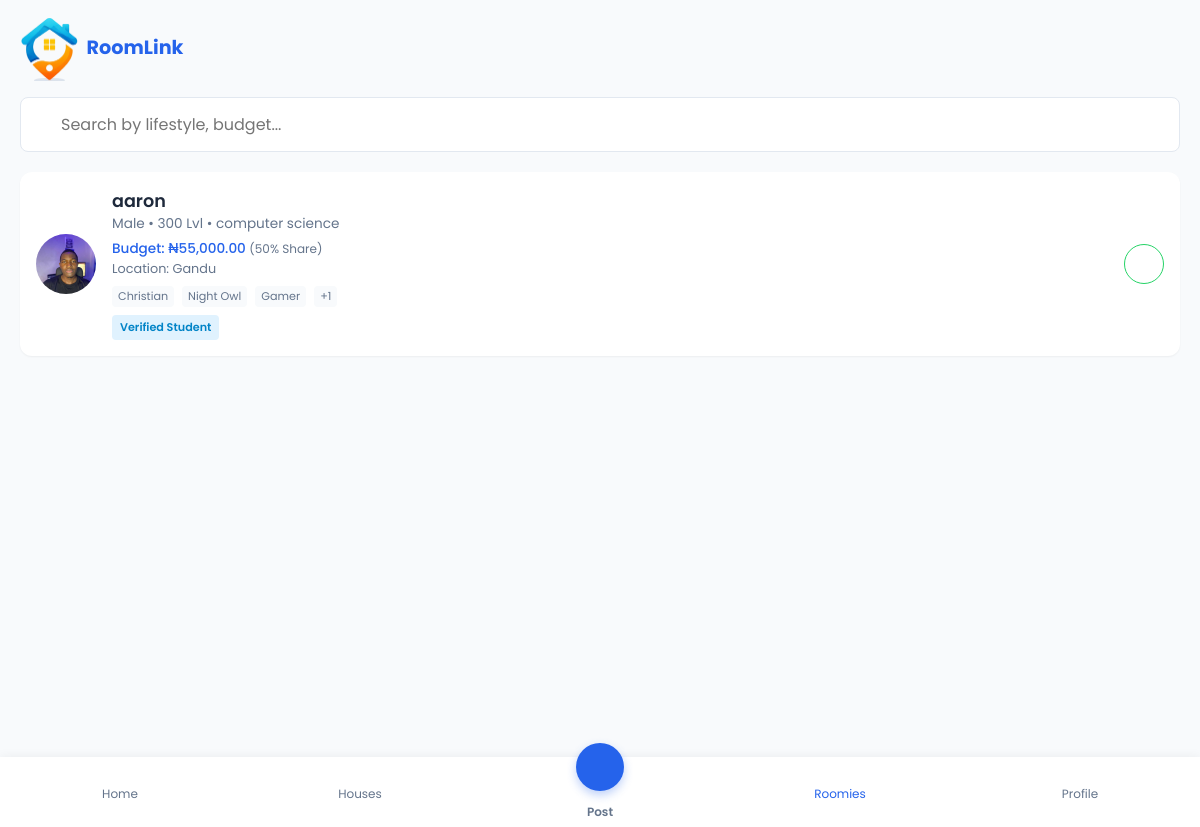
/roommates/ (signed in), run on the app's committed database.
### core/models.py (models this page shows, shortened)
class Listing(models.Model):
    LISTING_TYPE_CHOICES = [
        ('house', 'House'),
        ('roommate', 'Roommate'),
    ]
    title = models.CharField(max_length=255)
    description = models.TextField()
    rent = models.DecimalField(max_digits=10, decimal_places=2)
    location = models.CharField(max_length=255)
    listing_type = models.CharField(max_length=20, choices=LISTING_TYPE_CHOICES)
    GENDER_CHOICES = [('male', 'Male'), ('female', 'Female')]
    gender_preference = models.CharField(max_length=10, choices=GENDER_CHOICES, blank=True, null=True)
    LEVEL_CHOICES = [('100', '100 Lvl'), ('200', '200 Lvl'), ('300', '300 Lvl'), ('400', '400 Lvl'), ('500', '500 Lvl')]
    level_preference = models.CharField(max_length=10, choices=LEVEL_CHOICES, blank=True, null=True)
    interests = models.CharField(max_length=255, blank=True, null=True, help_text="Comma separated interests (e.g. Reading, Music, Sports)")
    image = models.ImageField(upload_to='listing_images/', blank=True, null=True)
    posted_by = models.ForeignKey(User, on_delete=models.CASCADE, related_name='listings')
    is_verified_listing = models.BooleanField(default=False)
    views_count = models.PositiveIntegerField(default=0)
    created_at = models.DateTimeField(auto_now_add=True)
    @property
    def interests_list(self):
        if self.interests:
            return [x.strip() for x in self.interests.split(',')]
        return []

class User(AbstractUser):
    username = None # We use email as username
    email = models.EmailField(_('email address'), unique=True)
    full_name = models.CharField(max_length=255)
    phone_number = models.CharField(max_length=20)
    department = models.CharField(max_length=100, blank=True, null=True)
    matric_number = models.CharField(max_length=50, blank=True, null=True)
    is_verified_student = models.BooleanField(default=False)
    VERIFICATION_STATUS_CHOICES = [
        ('not_submitted', 'Not Submitted'),
        ('pending', 'Pending Review'),
        ('approved', 'Approved'),
        ('rejected', 'Rejected'),
    ]
    verification_status = models.CharField(
        max_length=20,
        choices=VERIFICATION_STATUS_CHOICES,
        default='not_submitted'
    )
    verification_document = models.FileField(upload_to='verification_docs/', blank=True, null=True)
    USERNAME_FIELD = 'email'
    REQUIRED_FIELDS = ['full_name', 'phone_number']
    objects = UserManager()
    @property
    def whatsapp_link(self):
        clean_number = ''.join(filter(str.isdigit, str(self.phone_number)))
        if clean_number.startswith('0'):
            clean_number = '234' + clean_number[1:]
        return clean_number

### core/views.py (the view)
# urls.py: path('roommates/', views.roommates, name='roommates'),
def roommates(request):
    roommates = Listing.objects.filter(listing_type='roommate').order_by('-is_verified_listing', '-created_at')
    return render(request, 'roommates.html', {'roommates': roommates})

### templates/roommates.html (shortened to what this page needs)
{% extends 'base.html' %}
{% load static humanize %}
{% block content %}
<section id="roommates-screen" class="screen-page">
    <div class="filter-bar">
        <div class="search-input">
            <input type="text" placeholder="Search by lifestyle, budget..." name="q" value="{{ request.GET.q }}">
        </div>
    </div>
    <div class="roommates-list" id="roommates-list">
        {% for roomie in roommates %}
        <div class="roommate-card" onclick="location.href='{% url 'listing_detail' roomie.id %}'" style="cursor: pointer;">
            {% if roomie.image %}
            <img src="{{ roomie.image.url }}" class="roommate-avatar" style="object-fit:cover;" alt="{{ roomie.posted_by.full_name }}">
            {% else %}
            <img src="https://ui-avatars.com/api/?name={{ roomie.posted_by.full_name|urlencode }}&background=random" class="roommate-avatar" alt="{{ roomie.posted_by.full_name }}">
            {% endif %}
            <div class="roommate-info">
                <h3>{{ roomie.posted_by.full_name }}</h3>
                <p style="font-size:0.85rem; color:var(--text-muted); margin-bottom:4px;">
                    {% if roomie.gender_preference %}{{ roomie.get_gender_preference_display }}{% endif %}
                    {% if roomie.gender_preference and roomie.level_preference %} • {% endif %}
                    {% if roomie.level_preference %}{{ roomie.get_level_preference_display }}{% endif %}
                    {% if roomie.posted_by.department %} • {{ roomie.posted_by.department }}{% endif %}
                </p>
                <p style="font-size:0.85rem; color:var(--primary); font-weight:500;">Budget: ₦{{ roomie.rent|intcomma }} <span style="font-size:0.75rem; color:var(--text-muted); font-weight:normal;">(50% Share)</span></p>
                <p style="font-size:0.8rem; margin-bottom:6px;">Location: {{ roomie.location }}</p>
                {% if roomie.interests_list %}
                <div class="tags" style="margin-bottom:8px;">
                    {% for interest in roomie.interests_list|slice:":3" %}
                    <span class="tag" style="font-size:0.7rem; padding:2px 6px;">{{ interest }}</span>
                    {% endfor %}
                    {% if roomie.interests_list|length > 3 %}
                    <span class="tag" style="font-size:0.7rem; padding:2px 6px;">+{{ roomie.interests_list|length|add:"-3" }}</span>
                    {% endif %}
                </div>
                {% endif %}
                <div style="margin-top:4px; display:flex; gap:4px; flex-wrap:wrap;">
                     {% if roomie.posted_by.is_verified_student %}
                     <span class="badge" style="background:#e0f2fe; color:#0284c7; font-size:0.7rem;"> Verified Student</span>
                     {% else %}
                     <span class="badge" style="background:#FEF3C7; color:#B45309; font-size:0.7rem;">Unverified Student</span>
                     {% endif %}
                </div>
            </div>
            <a href="https://wa.me/{{ roomie.posted_by.whatsapp_link }}?text=Hello {{ roomie.posted_by.full_name }}, saw your profile on RoomLink!" target="_blank" class="btn-icon" style="color:#25D366; border-color:#25D366;" onclick="event.stopPropagation()">
            </a>
        </div>
        {% empty %}
        <p>No roommates found.</p>
        {% endfor %}
    </div>
</section>
{% endblock %}

### static/css/styles.css (style rules this page uses)
:root { --primary: #2563EB; --primary-dark: #1D4ED8; --secondary: #F97316; --bg-color: #F8FAFC; --card-bg: #FFFFFF; --text-main: #1E293B; --text-muted: #64748B; --border-color: #E2E8F0; --shadow-sm: 0 1px 2px 0 rgb(0 0 0 / 0.05); --shadow-md: 0 4px 6px -1px rgb(0 0 0 / 0.1), 0 2px 4px -2px rgb(0 0 0 / 0.1); --radius-sm: 8px; --radius-md: 12px; --radius-lg: 16px; --nav-height: 70px; }
* { box-sizing: border-box; margin: 0; padding: 0; -webkit-tap-highlight-color: transparent; }
body { font-family: 'Poppins', -apple-system, BlinkMacSystemFont, "Segoe UI", Roboto, Helvetica, Arial, sans-serif; background-color: var(--bg-color); color: var(--text-main); line-height: 1.5; padding-bottom: calc(var(--nav-height) + 20px); overscroll-behavior-y: none; }
h3 { font-size: 1.1rem; font-weight: 600; }
p { font-size: 0.95rem; color: var(--text-muted); }
a { text-decoration: none; color: inherit; }
.btn-icon { background: white; border: 1px solid var(--border-color); width: 40px; height: 40px; border-radius: 50%; display: flex; align-items: center; justify-content: center; font-size: 1.2rem; cursor: pointer; color: var(--text-main); }
.screen-page { padding: 0 20px; animation: fadeIn 0.3s ease; min-height: 80vh; }
.badge { padding: 4px 8px; border-radius: 4px; font-size: 0.75rem; font-weight: 600; display: inline-block; }
.roommate-card { background: var(--card-bg); padding: 16px; border-radius: var(--radius-md); box-shadow: var(--shadow-sm); display: flex; gap: 16px; margin-bottom: 16px; align-items: center; position: relative; transition: transform 0.2s, box-shadow 0.2s; }
.roommate-card .btn-icon { position: relative; z-index: 2; }
.roommate-avatar { width: 60px; height: 60px; border-radius: 50%; object-fit: cover; }
.roommate-info { flex: 1; }
.tags { display: flex; gap: 8px; flex-wrap: wrap; margin-top: 8px; }
.tag { background: var(--bg-color); padding: 4px 8px; border-radius: 4px; font-size: 0.75rem; color: var(--text-muted); }
input[type="text"], input[type="number"], input[type="file"], textarea { width: 100%; padding: 14px; border: 1px solid var(--border-color); border-radius: var(--radius-sm); font-family: inherit; font-size: 1rem; background: white; }
.filter-bar { display: flex; gap: 12px; margin-bottom: 20px; }
.search-input { flex: 1; position: relative; }
.search-input input { padding-left: 40px; }

### data on the page
Listing: image (picture), posted_by.full_name "aaron", gender_preference "Male", level_preference "300 Lvl", posted_by.department "computer science", rent "55,000.00", location "Gandu", interests_list "Christian" "Night Owl" "Gamer", interests_list|length "1", shows "Verified Student"
